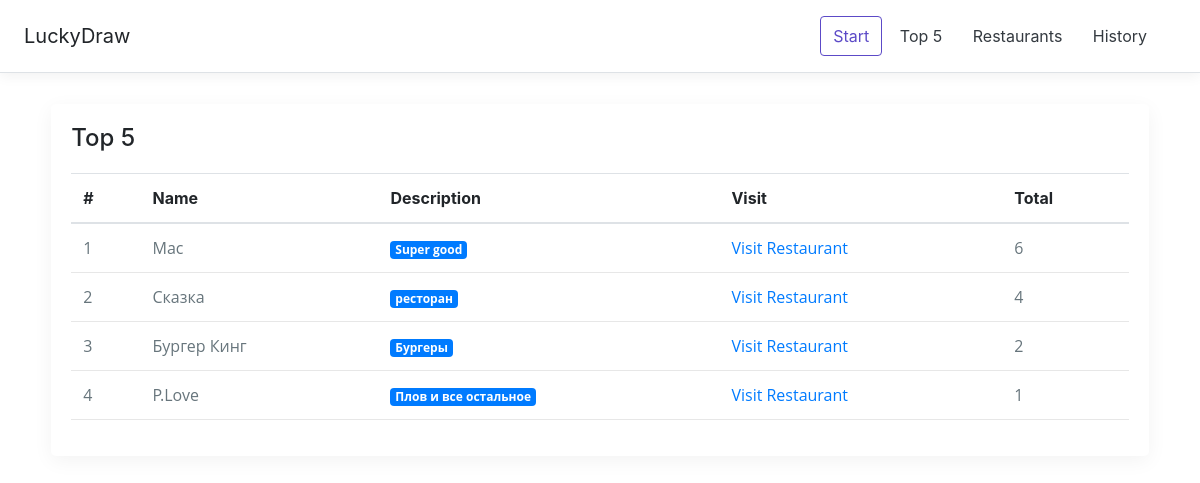
Before: /top with the older database file.
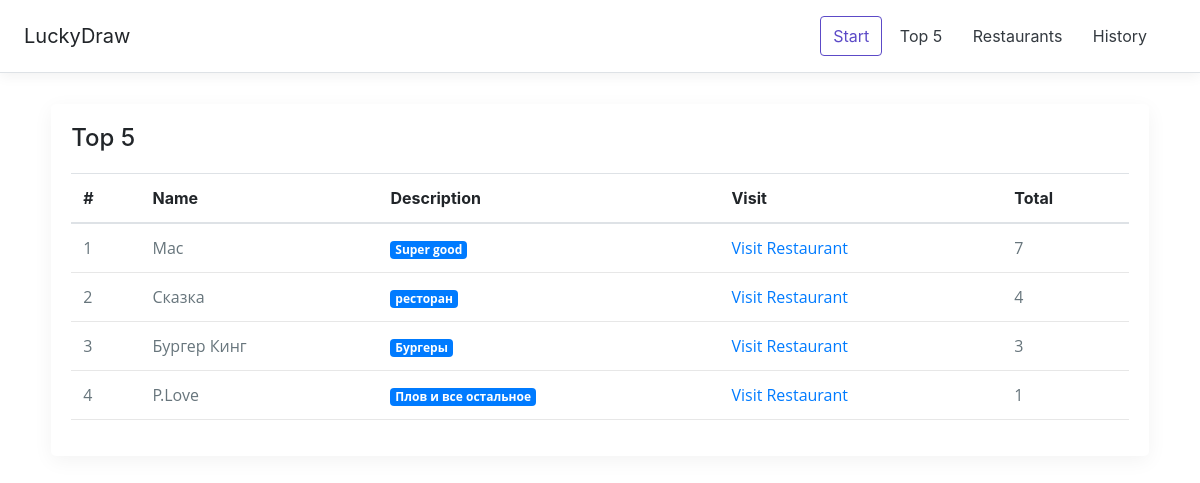
After: the same page with the newer database file.
### models/restaurants.py (models this page shows, shortened)
class Restaurants(Base):
    __tablename__ = "restaurants"
    id = Column(String(50), primary_key=True)
    name = Column(String(50), unique=True)
    description = Column(String(110), nullable=True)
    site_url = Column(String(110), nullable=True)
    draw = Column(Integer, default=0)
    created_time = Column(DateTime(), nullable=False)
    modified_time = Column(DateTime(), nullable=False)
    histories = relationship("Histories", backref="restaurants")

### app.py (the view)
@app.route("/top")
def top():
    restaurants = Restaurants.query.order_by(text("-draw")).limit(5)
    return render_template("top.html", restaurants=restaurants)

### app.py (called while the page is built)
@app.teardown_appcontext
def shutdown_session(exception=None):
    db_session.remove()

### templates/top.html (shortened to what this page needs)
{% extends 'base.html' %}
{% block content %}
<div class="row justify-content-center">
    <div class="col-lg-11">
        <div class="card">
            <div class="card-title">
                <h4>Top 5</h4>
            </div>
            <div class="card-body">
                <div class="table-responsive">
                    <table class="table">
                        <thead>
                        <tr>
                            <th>#</th>
                            <th>Name</th>
                            <th>Description</th>
                            <th>Visit</th>
                            <th>Total</th>
                        </tr>
                        </thead>
                        <tbody>
                        {% for restaurant in restaurants %}
                            <tr>
                                <td scope="row">{{ loop.index }}</td>
                                <td>{{ restaurant['name'] }}</td>
                                <td><span class="badge badge-primary">{{ restaurant['description'] }}</span></td>
                                <td><a href="{{ restaurant['site_url'] }}">Visit Restaurant</a></td>
                                <td>{{ restaurant['draw'] }}</td>
                            </tr>
                        {% endfor %}
                        </tbody>
                    </table>
                </div>
            </div>
        </div>
    </div>
</div>
{% endblock %}

Changed rows visible on the page:
changed Restaurants "Mac": draw "6" → "7"
changed Restaurants "Бургер Кинг": draw "2" → "3"
